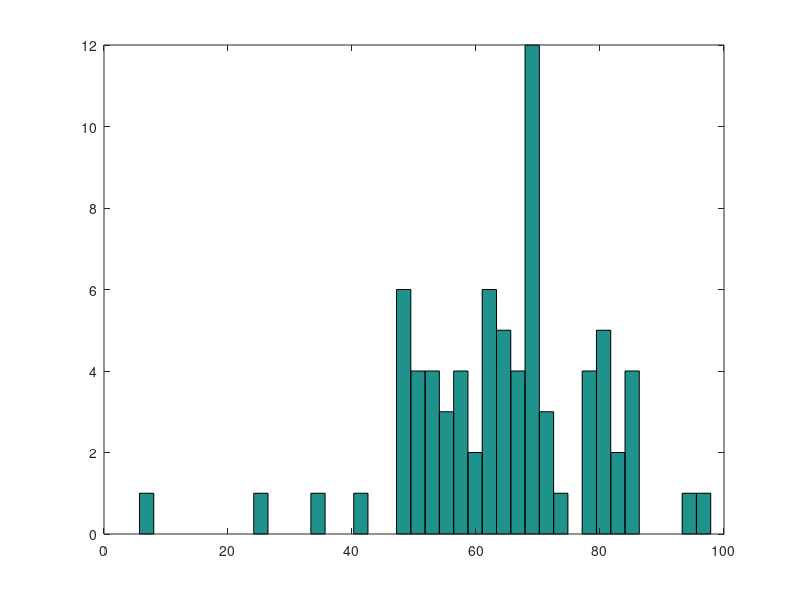

MATLAB code to generate this figure:
function [  ] = finalHistogram(  )

bins = 40;

names=['Allen','An','Ayala','Bae','Barseghian','Belmonte','Bhakta','Brown','Burnham','Carrasco','Chen','Choe'...
'Conroy','Cosyn','Cuyno','Desopo','Doctor','Driscoll','Elia','Faulstick','Garcia','Gerlek','Ha'...
'Hadimulia','Hammock','Haughton','Hawkins','Horrocks','Hsu','Huang','Jiang','Kansal','Kolwalkar','Krief'...
'Kruger','Lau','Lazernik','Li','Litre','Liu','Liu','Lopez','Low','Manson','Matalon','Mesri','Nguyen'...
'Nguyen','Nguyen','Northway','Ortiz-martinez','Pacheco','Palaniswamy','Peng','Reyes','Reyes'...
'Sinnis','Smith','Sun','Thach','Tran','Tran','Tsai','Valenze','Van-linge','Velazquez-olivera','Villarreal'...
'Wang','Wang','Whitcomb','Williams','Xu','Young','Zhang','Zhu'];

arr=[66.30676
79.306
48.11054
68.539
58.59909
5.72094
70.19583
68.40743
47.57811
51.93943
85.98447
68.80643
61.71913
40.61116
52.04921
83.06573
64.05516
60.07122
79.93267
57.75347
65.41602
48.03231
65.72187
56.52412
93.44061
61.19171
47.97553
84.56221
52.60733
66.01553
69.70052
97.85638
49.1934
50.39276
58.32779
63.01208
35.44467
74.50691
70.09021
72.43229
81.23085
53.04799
60.39508
78.46462
70.72817
66.19058
51.395
61.22085
65.10936
68.6992
54.68344
69.55268
69.47908
72.30022
63.57849
25.95262
79.77526
49.73569
68.03553
48.84318
63.53748
81.69409
68.73916
56.12001
61.44043
79.3239
68.43975
82.81609
85.38676
51.00494
62.82723
79.05631
54.43603
81.17766
85.53782];

hist(arr,bins)

Average=mean(arr)
Standard_Dev=std(arr)

sum(arr>90)

end

